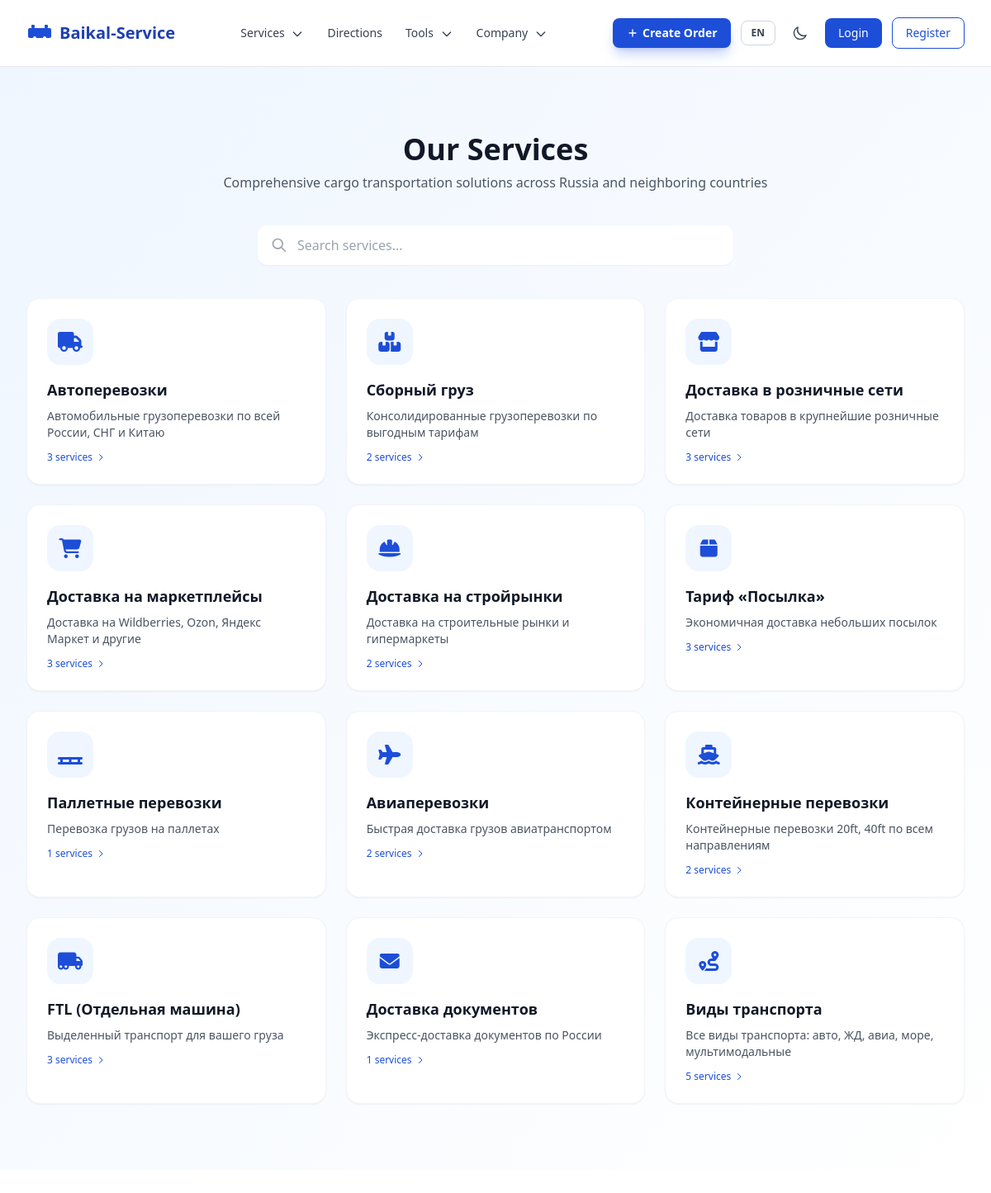
Screenshot of /ru/services/ with the database file from the repository.
### apps/services/models.py (models this page shows, shortened)
class ServiceCategory(models.Model):
    name = models.CharField(max_length=255, verbose_name=_('Name'))
    name_en = models.CharField(max_length=255, blank=True, verbose_name=_('Name (EN)'))
    slug = models.SlugField(unique=True, verbose_name=_('Slug'))
    icon = models.CharField(max_length=100, blank=True, verbose_name=_('Icon'))
    description = models.TextField(blank=True, verbose_name=_('Description'))
    description_en = models.TextField(blank=True, verbose_name=_('Description (EN)'))
    order = models.IntegerField(default=0, verbose_name=_('Order'))
    parent = models.ForeignKey('self', on_delete=models.SET_NULL, null=True, blank=True, related_name='children', verbose_name=_('Parent category'))
    class Meta:
        verbose_name = _('Service category')
        verbose_name_plural = _('Service categories')
        ordering = ['order']
    def get_localized_name(self, language='ru'):
        if language == 'en' and self.name_en:
            return self.name_en
        return self.name

### apps/services/views.py (the view)
# urls.py: path('', views.ServiceCategoryListView.as_view(), name='list'),
class ServiceCategoryListView(ListView):
    model = ServiceCategory
    template_name = 'pages/services/category_list.html'
    context_object_name = 'categories'
    paginate_by = 12
    def get_queryset(self):
        active_services = Service.objects.filter(is_active=True)
        qs = ServiceCategory.objects.filter(parent__isnull=True).prefetch_related(
            Prefetch('services', queryset=active_services),
            Prefetch('children', queryset=ServiceCategory.objects.all()),
        )
        q = self.request.GET.get('q', '').strip()
        if q:
            qs = qs.filter(
                Q(name__icontains=q) | Q(name_en__icontains=q) | Q(description__icontains=q)
            )
        else:
            qs = qs.filter(services__is_active=True).distinct()
        return qs

### apps/core/context_processors.py (called while the page is built)
def site_settings(request):
    return {
        'SITE_NAME': 'Baikal-Service',
        'SITE_DESCRIPTION': 'Logistics and cargo transportation across Russia and CIS',
        'theme': getattr(request, 'theme', 'light'),
        'DEBUG': settings.DEBUG,
    }

### apps/core/templatetags/i18n_extras.py (called while the page is built, shortened)
@register.filter
def localized(obj, language=None):
    if language is None:
        language = translation.get_language()
    lang_code = language[:2] if language else 'ru'
    if hasattr(obj, 'get_localized_name'):
        return obj.get_localized_name(lang_code)

@register.filter
def localized_field(obj, field_name):
    language = translation.get_language()
    lang_code = language[:2] if language else 'ru'
    if lang_code == 'en':
        en_field = f'{field_name}_en'
        if hasattr(obj, en_field):
            value = getattr(obj, en_field)
            if value:
                return value
    return getattr(obj, field_name, '')

### templates/pages/services/category_list.html (shortened to what this page needs)
{% extends 'base.html' %}{% load i18n static i18n_extras %}
{% block content %}
<div class="bg-gradient-to-br from-baikal-50 to-white dark:from-gray-900 dark:to-gray-800">
  <div class="max-w-7xl mx-auto px-4 sm:px-6 lg:px-8 py-12 lg:py-20">
    <h1 class="text-3xl lg:text-4xl font-bold text-gray-900 dark:text-white text-center mb-2">{% translate 'Our Services' %}</h1>
    <p class="text-gray-600 dark:text-gray-400 text-center max-w-2xl mx-auto mb-10">{% translate 'Comprehensive cargo transportation solutions across Russia and neighboring countries' %}</p>
    <div class="max-w-xl mx-auto mb-10">
      <div class="relative">
        <svg class="absolute left-4 top-1/2 -translate-y-1/2 w-5 h-5 text-gray-400" fill="none" stroke="currentColor" viewBox="0 0 24 24"><path stroke-linecap="round" stroke-linejoin="round" stroke-width="2" d="M21 21l-6-6m2-5a7 7 0 11-14 0 7 7 0 0114 0z"/></svg>
        <input type="text" name="q" value="{{ request.GET.q }}" placeholder="{% translate 'Search services...' %}" hx-get="{% url 'services:list' %}" hx-trigger="keyup changed delay:300ms" hx-target="#categories-grid" hx-select="#categories-grid" hx-swap="outerHTML" hx-push-url="true" class="w-full pl-12 pr-4 py-3 rounded-xl border-gray-300 dark:border-gray-600 bg-white dark:bg-gray-800 text-gray-900 dark:text-gray-100 focus:ring-2 focus:ring-baikal-500 focus:border-baikal-500 transition-colors shadow-sm">
      </div>
    </div>
    <div id="categories-grid" class="grid grid-cols-1 sm:grid-cols-2 lg:grid-cols-3 gap-6">
      {% for category in categories %}
      <a href="{% url 'services:category' slug=category.slug %}" class="group bg-white dark:bg-gray-800 rounded-2xl p-6 shadow-sm hover:shadow-xl border border-gray-100 dark:border-gray-700 transition-all duration-300">
        <div class="w-14 h-14 rounded-2xl bg-baikal-50 dark:bg-baikal-900/30 flex items-center justify-center mb-4 group-hover:scale-110 group-hover:bg-baikal-100 dark:group-hover:bg-baikal-900/50 transition-all duration-300">
          {% if category.icon %}
          <i class="{{ category.icon }} text-2xl text-baikal-600 dark:text-baikal-400"></i>
          {% endif %}
        </div>
        <h3 class="text-lg font-semibold text-gray-900 dark:text-white mb-2 group-hover:text-baikal-600 dark:group-hover:text-baikal-400 transition-colors">{{ category|localized }}</h3>
        <p class="text-sm text-gray-600 dark:text-gray-400 line-clamp-2">{{ category|localized_field:'description' }}</p>
        {% if category.services.all|length %}
        <div class="mt-3 flex items-center gap-1 text-xs text-baikal-600 dark:text-baikal-400 font-medium">
          <span>{{ category.services.all|length }} {% translate 'services' %}</span>
          <svg class="w-3 h-3" fill="none" stroke="currentColor" viewBox="0 0 24 24"><path stroke-linecap="round" stroke-linejoin="round" stroke-width="2" d="M9 5l7 7-7 7"/></svg>
        </div>
        {% endif %}
      </a>
      {% endfor %}
    </div>
  </div>
</div>
{% endblock %}

### static/css/styles.css (style rules this page uses)
html { line-height: 1.5; -webkit-text-size-adjust: 100%; -moz-tab-size: 4; tab-size: 4; font-family: 'Inter', ui-sans-serif, system-ui, sans-serif; font-feature-settings: normal; font-variation-settings: normal; -webkit-tap-highlight-color: transparent; }
body { margin: 0; line-height: inherit; }
a { color: inherit; text-decoration: inherit; }

### rows the page displays
ServiceCategory: name "Автоперевозки", description "Автомобильные грузоперевозки по всей России, СНГ и Китаю", services.all|length "3"
ServiceCategory: name "Сборный груз", description "Консолидированные грузоперевозки по выгодным тарифам", services.all|length "2"
ServiceCategory: name "Доставка в розничные сети", description "Доставка товаров в крупнейшие розничные сети", services.all|length "3"
ServiceCategory: name "Доставка на маркетплейсы", description "Доставка на Wildberries, Ozon, Яндекс Маркет и другие", services.all|length "3"
ServiceCategory: name "Доставка на стройрынки", description "Доставка на строительные рынки и гипермаркеты", services.all|length "2"
ServiceCategory: name "Тариф «Посылка»", description "Экономичная доставка небольших посылок", services.all|length "3"
ServiceCategory: name "Паллетные перевозки", description "Перевозка грузов на паллетах", services.all|length "1"
ServiceCategory: name "Авиаперевозки", description "Быстрая доставка грузов авиатранспортом", services.all|length "2"
ServiceCategory: name "Контейнерные перевозки", description "Контейнерные перевозки 20ft, 40ft по всем направлениям", services.all|length "2"
ServiceCategory: name "FТL (Отдельная машина)", description "Выделенный транспорт для вашего груза", services.all|length "3"
ServiceCategory: name "Доставка документов", description "Экспресс-доставка документов по России", services.all|length "1"
ServiceCategory: name "Виды транспорта", description "Все виды транспорта: авто, ЖД, авиа, море, мультимодальные", services.all|length "5"
